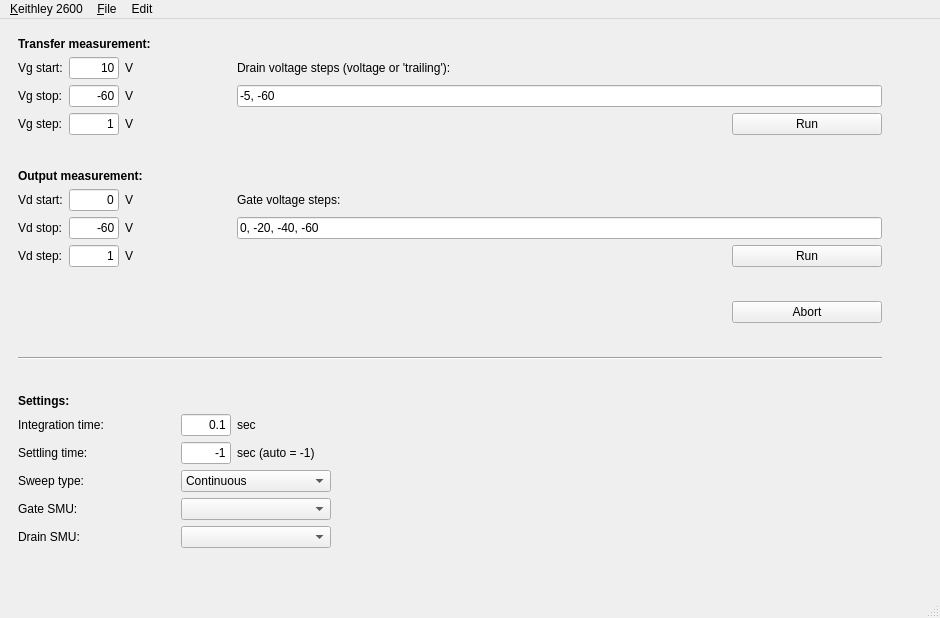
<?xml version="1.0" encoding="UTF-8"?>
<ui version="4.0">
 <class>MainWindow</class>
 <widget class="QMainWindow" name="MainWindow">
  <property name="geometry">
   <rect>
    <x>0</x>
    <y>0</y>
    <width>940</width>
    <height>618</height>
   </rect>
  </property>
  <property name="windowTitle">
   <string>Keithley 2600</string>
  </property>
  <widget class="QWidget" name="centralwidget">
   <layout class="QHBoxLayout" name="horizontalLayout">
    <property name="leftMargin">
     <number>18</number>
    </property>
    <property name="topMargin">
     <number>18</number>
    </property>
    <property name="rightMargin">
     <number>18</number>
    </property>
    <property name="bottomMargin">
     <number>18</number>
    </property>
    <item>
     <layout class="QGridLayout" name="gridLayout">
      <item row="0" column="0" colspan="6">
       <widget class="QLabel" name="label_23">
        <property name="font">
         <font>
          <weight>75</weight>
          <bold>true</bold>
         </font>
        </property>
        <property name="text">
         <string>Transfer measurement:</string>
        </property>
       </widget>
      </item>
      <item row="16" column="5">
       <widget class="QLabel" name="label_21">
        <property name="text">
         <string>sec (auto = -1)</string>
        </property>
       </widget>
      </item>
      <item row="6" column="3" rowspan="3" colspan="2">
       <spacer name="horizontalSpacer_2">
        <property name="orientation">
         <enum>Qt::Horizontal</enum>
        </property>
        <property name="sizeHint" stdset="0">
         <size>
          <width>40</width>
          <height>20</height>
         </size>
        </property>
       </spacer>
      </item>
      <item row="16" column="3" colspan="2" alignment="Qt::AlignRight">
       <widget class="QLineEdit" name="lineEditSettling">
        <property name="maximumSize">
         <size>
          <width>50</width>
          <height>16777215</height>
         </size>
        </property>
        <property name="text">
         <string>-1</string>
        </property>
        <property name="alignment">
         <set>Qt::AlignRight|Qt::AlignTrailing|Qt::AlignVCenter</set>
        </property>
       </widget>
      </item>
      <item row="2" column="2">
       <widget class="QLabel" name="label_16">
        <property name="sizePolicy">
         <sizepolicy hsizetype="Expanding" vsizetype="Preferred">
          <horstretch>0</horstretch>
          <verstretch>0</verstretch>
         </sizepolicy>
        </property>
        <property name="maximumSize">
         <size>
          <width>50</width>
          <height>16777215</height>
         </size>
        </property>
        <property name="text">
         <string>V</string>
        </property>
       </widget>
      </item>
      <item row="19" column="3" colspan="3">
       <widget class="QComboBox" name="comboBoxDrainSMU">
        <property name="maximumSize">
         <size>
          <width>150</width>
          <height>16777215</height>
         </size>
        </property>
        <property name="currentText">
         <string/>
        </property>
       </widget>
      </item>
      <item row="2" column="5">
       <widget class="QLineEdit" name="lineEditVdList">
        <property name="text">
         <string>-5, -60</string>
        </property>
       </widget>
      </item>
      <item row="19" column="0" colspan="3">
       <widget class="QLabel" name="label_22">
        <property name="text">
         <string>Drain SMU:</string>
        </property>
       </widget>
      </item>
      <item row="7" column="1">
       <widget class="QLineEdit" name="lineEditVdStop">
        <property name="maximumSize">
         <size>
          <width>50</width>
          <height>16777215</height>
         </size>
        </property>
        <property name="text">
         <string>-60</string>
        </property>
        <property name="alignment">
         <set>Qt::AlignRight|Qt::AlignTrailing|Qt::AlignVCenter</set>
        </property>
       </widget>
      </item>
      <item row="3" column="2">
       <widget class="QLabel" name="label_17">
        <property name="sizePolicy">
         <sizepolicy hsizetype="Expanding" vsizetype="Preferred">
          <horstretch>0</horstretch>
          <verstretch>0</verstretch>
         </sizepolicy>
        </property>
        <property name="maximumSize">
         <size>
          <width>50</width>
          <height>16777215</height>
         </size>
        </property>
        <property name="text">
         <string>V</string>
        </property>
       </widget>
      </item>
      <item row="2" column="1">
       <widget class="QLineEdit" name="lineEditVgStop">
        <property name="minimumSize">
         <size>
          <width>50</width>
          <height>0</height>
         </size>
        </property>
        <property name="maximumSize">
         <size>
          <width>50</width>
          <height>16777215</height>
         </size>
        </property>
        <property name="text">
         <string>-60</string>
        </property>
        <property name="alignment">
         <set>Qt::AlignRight|Qt::AlignTrailing|Qt::AlignVCenter</set>
        </property>
       </widget>
      </item>
      <item row="14" column="0" colspan="6">
       <widget class="QLabel" name="label_12">
        <property name="font">
         <font>
          <weight>75</weight>
          <bold>true</bold>
         </font>
        </property>
        <property name="text">
         <string>Settings:</string>
        </property>
       </widget>
      </item>
      <item row="20" column="0" colspan="6">
       <spacer name="verticalSpacer_2">
        <property name="orientation">
         <enum>Qt::Vertical</enum>
        </property>
        <property name="sizeType">
         <enum>QSizePolicy::Expanding</enum>
        </property>
        <property name="sizeHint" stdset="0">
         <size>
          <width>0</width>
          <height>30</height>
         </size>
        </property>
       </spacer>
      </item>
      <item row="6" column="5">
       <widget class="QLabel" name="label_10">
        <property name="text">
         <string>Gate voltage steps:</string>
        </property>
       </widget>
      </item>
      <item row="6" column="2">
       <widget class="QLabel" name="label_13">
        <property name="sizePolicy">
         <sizepolicy hsizetype="Expanding" vsizetype="Preferred">
          <horstretch>0</horstretch>
          <verstretch>0</verstretch>
         </sizepolicy>
        </property>
        <property name="maximumSize">
         <size>
          <width>50</width>
          <height>16777215</height>
         </size>
        </property>
        <property name="text">
         <string>V</string>
        </property>
       </widget>
      </item>
      <item row="8" column="0">
       <widget class="QLabel" name="label_11">
        <property name="text">
         <string>Vd step:</string>
        </property>
       </widget>
      </item>
      <item row="3" column="0">
       <widget class="QLabel" name="label_7">
        <property name="text">
         <string>Vg step:</string>
        </property>
       </widget>
      </item>
      <item row="7" column="0">
       <widget class="QLabel" name="label_9">
        <property name="text">
         <string>Vd stop:</string>
        </property>
       </widget>
      </item>
      <item row="15" column="0" colspan="3">
       <widget class="QLabel" name="label">
        <property name="text">
         <string>Integration time:</string>
        </property>
       </widget>
      </item>
      <item row="1" column="3" rowspan="3" colspan="2">
       <spacer name="horizontalSpacer">
        <property name="orientation">
         <enum>Qt::Horizontal</enum>
        </property>
        <property name="sizeHint" stdset="0">
         <size>
          <width>40</width>
          <height>20</height>
         </size>
        </property>
       </spacer>
      </item>
      <item row="17" column="0" colspan="3">
       <widget class="QLabel" name="label_4">
        <property name="text">
         <string>Sweep type:</string>
        </property>
       </widget>
      </item>
      <item row="1" column="5">
       <widget class="QLabel" name="label_3">
        <property name="text">
         <string>Drain voltage steps (voltage or 'trailing'):</string>
        </property>
       </widget>
      </item>
      <item row="17" column="3" colspan="3">
       <widget class="QComboBox" name="comboBoxSweepType">
        <property name="maximumSize">
         <size>
          <width>150</width>
          <height>16777215</height>
         </size>
        </property>
        <item>
         <property name="text">
          <string>Continuous</string>
         </property>
        </item>
        <item>
         <property name="text">
          <string>Pulsed</string>
         </property>
        </item>
       </widget>
      </item>
      <item row="8" column="1">
       <widget class="QLineEdit" name="lineEditVdStep">
        <property name="minimumSize">
         <size>
          <width>50</width>
          <height>0</height>
         </size>
        </property>
        <property name="maximumSize">
         <size>
          <width>50</width>
          <height>16777215</height>
         </size>
        </property>
        <property name="text">
         <string>1</string>
        </property>
        <property name="alignment">
         <set>Qt::AlignRight|Qt::AlignTrailing|Qt::AlignVCenter</set>
        </property>
       </widget>
      </item>
      <item row="1" column="2">
       <widget class="QLabel" name="label_14">
        <property name="sizePolicy">
         <sizepolicy hsizetype="Expanding" vsizetype="Preferred">
          <horstretch>0</horstretch>
          <verstretch>0</verstretch>
         </sizepolicy>
        </property>
        <property name="maximumSize">
         <size>
          <width>50</width>
          <height>16777215</height>
         </size>
        </property>
        <property name="text">
         <string>V</string>
        </property>
       </widget>
      </item>
      <item row="10" column="5" alignment="Qt::AlignRight">
       <widget class="QPushButton" name="pushButtonAbort">
        <property name="minimumSize">
         <size>
          <width>150</width>
          <height>0</height>
         </size>
        </property>
        <property name="maximumSize">
         <size>
          <width>150</width>
          <height>16777215</height>
         </size>
        </property>
        <property name="text">
         <string>Abort</string>
        </property>
       </widget>
      </item>
      <item row="16" column="0" colspan="3">
       <widget class="QLabel" name="label_20">
        <property name="text">
         <string>Settling time:</string>
        </property>
       </widget>
      </item>
      <item row="15" column="3" colspan="2">
       <widget class="QLineEdit" name="lineEditInt">
        <property name="minimumSize">
         <size>
          <width>40</width>
          <height>0</height>
         </size>
        </property>
        <property name="maximumSize">
         <size>
          <width>50</width>
          <height>16777215</height>
         </size>
        </property>
        <property name="text">
         <string>0.1</string>
        </property>
        <property name="alignment">
         <set>Qt::AlignRight|Qt::AlignTrailing|Qt::AlignVCenter</set>
        </property>
       </widget>
      </item>
      <item row="7" column="2">
       <widget class="QLabel" name="label_15">
        <property name="sizePolicy">
         <sizepolicy hsizetype="Expanding" vsizetype="Preferred">
          <horstretch>0</horstretch>
          <verstretch>0</verstretch>
         </sizepolicy>
        </property>
        <property name="maximumSize">
         <size>
          <width>50</width>
          <height>16777215</height>
         </size>
        </property>
        <property name="text">
         <string>V</string>
        </property>
       </widget>
      </item>
      <item row="18" column="3" colspan="3">
       <widget class="QComboBox" name="comboBoxGateSMU">
        <property name="maximumSize">
         <size>
          <width>150</width>
          <height>16777215</height>
         </size>
        </property>
        <property name="currentText">
         <string/>
        </property>
       </widget>
      </item>
      <item row="18" column="0" colspan="3">
       <widget class="QLabel" name="label_19">
        <property name="text">
         <string>Gate SMU:</string>
        </property>
       </widget>
      </item>
      <item row="3" column="1">
       <widget class="QLineEdit" name="lineEditVgStep">
        <property name="minimumSize">
         <size>
          <width>50</width>
          <height>0</height>
         </size>
        </property>
        <property name="maximumSize">
         <size>
          <width>50</width>
          <height>16777215</height>
         </size>
        </property>
        <property name="text">
         <string>1</string>
        </property>
        <property name="alignment">
         <set>Qt::AlignRight|Qt::AlignTrailing|Qt::AlignVCenter</set>
        </property>
       </widget>
      </item>
      <item row="9" column="0" colspan="6">
       <spacer name="verticalSpacer_4">
        <property name="orientation">
         <enum>Qt::Vertical</enum>
        </property>
        <property name="sizeHint" stdset="0">
         <size>
          <width>0</width>
          <height>10</height>
         </size>
        </property>
       </spacer>
      </item>
      <item row="6" column="1">
       <widget class="QLineEdit" name="lineEditVdStart">
        <property name="maximumSize">
         <size>
          <width>50</width>
          <height>16777215</height>
         </size>
        </property>
        <property name="text">
         <string>0</string>
        </property>
        <property name="alignment">
         <set>Qt::AlignRight|Qt::AlignTrailing|Qt::AlignVCenter</set>
        </property>
       </widget>
      </item>
      <item row="1" column="1">
       <widget class="QLineEdit" name="lineEditVgStart">
        <property name="minimumSize">
         <size>
          <width>50</width>
          <height>0</height>
         </size>
        </property>
        <property name="maximumSize">
         <size>
          <width>50</width>
          <height>16777215</height>
         </size>
        </property>
        <property name="text">
         <string>10</string>
        </property>
        <property name="alignment">
         <set>Qt::AlignRight|Qt::AlignTrailing|Qt::AlignVCenter</set>
        </property>
       </widget>
      </item>
      <item row="6" column="0">
       <widget class="QLabel" name="label_8">
        <property name="text">
         <string>Vd start:</string>
        </property>
       </widget>
      </item>
      <item row="15" column="5">
       <widget class="QLabel" name="label_2">
        <property name="maximumSize">
         <size>
          <width>50</width>
          <height>16777215</height>
         </size>
        </property>
        <property name="text">
         <string>sec</string>
        </property>
       </widget>
      </item>
      <item row="2" column="0">
       <widget class="QLabel" name="label_6">
        <property name="text">
         <string>Vg stop:</string>
        </property>
       </widget>
      </item>
      <item row="7" column="5">
       <widget class="QLineEdit" name="lineEditVgList">
        <property name="text">
         <string>0, -20, -40, -60</string>
        </property>
       </widget>
      </item>
      <item row="8" column="2">
       <widget class="QLabel" name="label_18">
        <property name="sizePolicy">
         <sizepolicy hsizetype="Expanding" vsizetype="Preferred">
          <horstretch>0</horstretch>
          <verstretch>0</verstretch>
         </sizepolicy>
        </property>
        <property name="maximumSize">
         <size>
          <width>50</width>
          <height>16777215</height>
         </size>
        </property>
        <property name="text">
         <string>V</string>
        </property>
       </widget>
      </item>
      <item row="3" column="5" alignment="Qt::AlignRight">
       <widget class="QPushButton" name="pushButtonTransfer">
        <property name="sizePolicy">
         <sizepolicy hsizetype="Preferred" vsizetype="Fixed">
          <horstretch>0</horstretch>
          <verstretch>0</verstretch>
         </sizepolicy>
        </property>
        <property name="minimumSize">
         <size>
          <width>150</width>
          <height>0</height>
         </size>
        </property>
        <property name="maximumSize">
         <size>
          <width>150</width>
          <height>16777215</height>
         </size>
        </property>
        <property name="text">
         <string>Run</string>
        </property>
       </widget>
      </item>
      <item row="12" column="0" colspan="6">
       <widget class="Line" name="line">
        <property name="baseSize">
         <size>
          <width>300</width>
          <height>0</height>
         </size>
        </property>
        <property name="orientation">
         <enum>Qt::Horizontal</enum>
        </property>
       </widget>
      </item>
      <item row="1" column="0">
       <widget class="QLabel" name="label_5">
        <property name="text">
         <string>Vg start:</string>
        </property>
       </widget>
      </item>
      <item row="8" column="5" alignment="Qt::AlignRight">
       <widget class="QPushButton" name="pushButtonOutput">
        <property name="sizePolicy">
         <sizepolicy hsizetype="Preferred" vsizetype="Fixed">
          <horstretch>0</horstretch>
          <verstretch>0</verstretch>
         </sizepolicy>
        </property>
        <property name="minimumSize">
         <size>
          <width>150</width>
          <height>0</height>
         </size>
        </property>
        <property name="maximumSize">
         <size>
          <width>150</width>
          <height>16777215</height>
         </size>
        </property>
        <property name="text">
         <string>Run</string>
        </property>
       </widget>
      </item>
      <item row="11" column="0" colspan="6">
       <spacer name="verticalSpacer_3">
        <property name="orientation">
         <enum>Qt::Vertical</enum>
        </property>
        <property name="sizeType">
         <enum>QSizePolicy::Expanding</enum>
        </property>
        <property name="sizeHint" stdset="0">
         <size>
          <width>0</width>
          <height>15</height>
         </size>
        </property>
       </spacer>
      </item>
      <item row="4" column="0" colspan="6">
       <spacer name="verticalSpacer">
        <property name="orientation">
         <enum>Qt::Vertical</enum>
        </property>
        <property name="sizeHint" stdset="0">
         <size>
          <width>0</width>
          <height>0</height>
         </size>
        </property>
       </spacer>
      </item>
      <item row="10" column="0" colspan="5">
       <spacer name="horizontalSpacer_4">
        <property name="orientation">
         <enum>Qt::Horizontal</enum>
        </property>
        <property name="sizeHint" stdset="0">
         <size>
          <width>40</width>
          <height>20</height>
         </size>
        </property>
       </spacer>
      </item>
      <item row="5" column="0" colspan="6">
       <widget class="QLabel" name="label_24">
        <property name="font">
         <font>
          <weight>75</weight>
          <bold>true</bold>
         </font>
        </property>
        <property name="text">
         <string>Output measurement:</string>
        </property>
       </widget>
      </item>
      <item row="13" column="0" colspan="6">
       <spacer name="verticalSpacer_5">
        <property name="orientation">
         <enum>Qt::Vertical</enum>
        </property>
        <property name="sizeHint" stdset="0">
         <size>
          <width>0</width>
          <height>15</height>
         </size>
        </property>
       </spacer>
      </item>
     </layout>
    </item>
    <item>
     <spacer name="horizontalSpacer_3">
      <property name="orientation">
       <enum>Qt::Horizontal</enum>
      </property>
      <property name="sizeType">
       <enum>QSizePolicy::Preferred</enum>
      </property>
      <property name="sizeHint" stdset="0">
       <size>
        <width>40</width>
        <height>20</height>
       </size>
      </property>
     </spacer>
    </item>
    <item>
     <layout class="QGridLayout" name="gridLayout2"/>
    </item>
   </layout>
  </widget>
  <widget class="QStatusBar" name="statusBar"/>
  <widget class="QMenuBar" name="menubar">
   <property name="geometry">
    <rect>
     <x>0</x>
     <y>0</y>
     <width>940</width>
     <height>22</height>
    </rect>
   </property>
   <widget class="QMenu" name="menu_Keithley_2600">
    <property name="title">
     <string>&amp;Keithley 2600</string>
    </property>
    <addaction name="actionSettings"/>
    <addaction name="separator"/>
    <addaction name="actionConnect"/>
    <addaction name="actionDisconnect"/>
    <addaction name="separator"/>
    <addaction name="actionLoadDefaults"/>
    <addaction name="actionSaveDefaults"/>
    <addaction name="separator"/>
    <addaction name="action_Exit"/>
   </widget>
   <widget class="QMenu" name="menu_File">
    <property name="title">
     <string>&amp;File</string>
    </property>
    <addaction name="actionSaveSweepData"/>
    <addaction name="actionLoad_data_from_file"/>
    <addaction name="separator"/>
   </widget>
   <widget class="QMenu" name="menuEdit">
    <property name="title">
     <string>Edit</string>
    </property>
   </widget>
   <addaction name="menu_Keithley_2600"/>
   <addaction name="menu_File"/>
   <addaction name="menuEdit"/>
  </widget>
  <action name="actionSettings">
   <property name="text">
    <string> Preferences...</string>
   </property>
  </action>
  <action name="actionConnect">
   <property name="text">
    <string> Connect</string>
   </property>
  </action>
  <action name="actionDisconnect">
   <property name="text">
    <string> Disconnect</string>
   </property>
  </action>
  <action name="actionExit">
   <property name="text">
    <string> Exit</string>
   </property>
  </action>
  <action name="actionSaveSweepData">
   <property name="text">
    <string>&amp;Save Sweep Data...</string>
   </property>
  </action>
  <action name="action_Exit">
   <property name="text">
    <string> &amp;Quit Keithley 2600</string>
   </property>
  </action>
  <action name="actionTb1">
   <property name="text">
    <string>tb1</string>
   </property>
  </action>
  <action name="actionLoad_data_from_file">
   <property name="text">
    <string>&amp;Load Sweep Data...</string>
   </property>
  </action>
  <action name="actionLoadDefaults">
   <property name="text">
    <string> Revert to Default Settings</string>
   </property>
  </action>
  <action name="actionSaveDefaults">
   <property name="text">
    <string> Save Settings as Default</string>
   </property>
  </action>
 </widget>
 <resources/>
 <connections/>
</ui>
